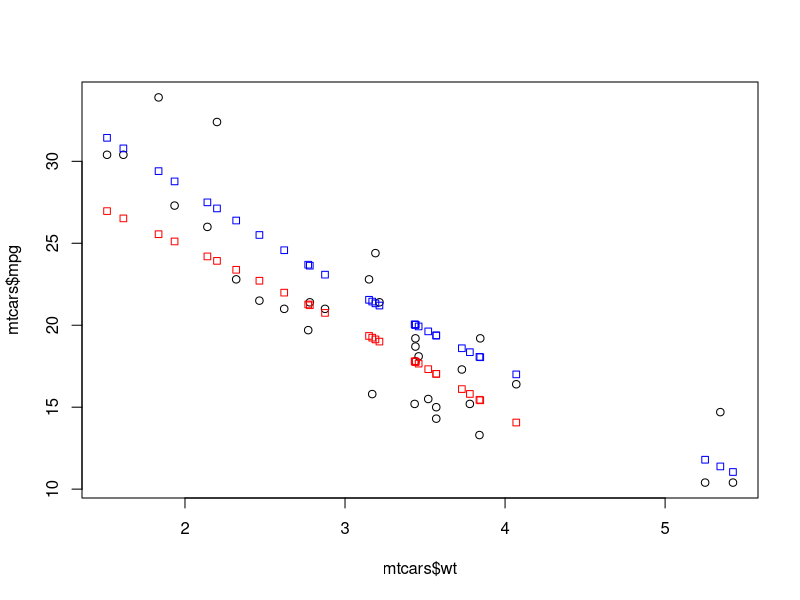

Generate this figure with R:
## Q1
library(car)
x <- c(0.61, 0.93, 0.83, 0.35, 0.54, 0.16, 0.91, 0.62, 0.62)
y <- c(0.67, 0.84, 0.6, 0.18, 0.85, 0.47, 1.1, 0.65, 0.36)
fit <- lm(y ~ x)
#  two sided hypothesis test of whether β1 from a linear regression model is 0 or not
linearHypothesis(fit, "x=0")
# or more simply
summary(fit)

## Q2
#  residual standard deviation
summary(fit)

## Q3

data(mtcars)
newdata = data.frame(wt = mean(mtcars$wt))
predict(fit,newdata, interval="confidence")

## Note that the following is not correct 
# -------------------
# with intercept
fit <- lm(mpg ~ wt, data=mtcars)
(ci <- confint(fit))
c(ci[1,1] + mean(mtcars$wt)*ci[2,1],ci[1,2] + mean(mtcars$wt)*ci[2,2])

# without intercept
fit <- lm(mpg ~ wt-1, data=mtcars)
(ci <- confint(fit))
c(mean(mtcars$wt)*ci[1,1],mean(mtcars$wt)*ci[1,2])
# -------------------

## Q4
# What is the weight coefficient interpreted as
# The estimated expected change in mpg per 1,000 lb increase in weight.

## Q5
fit <- lm(mpg ~ wt, data=mtcars)
newdata <- data.frame(wt = 3)
predict(fit, newdata, interval = "confidence")

## Q6
fit <- lm(mpg ~ wt, data=mtcars)
(ci <- confint(fit))
ci[1,1]+2*ci[2,1]-ci[1,1] 

## some more for plotting purposes
## the confidence interval for the prediction depends on the point where we make the prediction
## so the width of this interval varies with the wt variable
fit <- lm(mpg ~ wt, data=mtcars)
pred <- predict(fit,interval="confidence")
plot(mtcars$wt,mtcars$mpg)
points(mtcars$wt, pred[,2], col = 'red', pch = 22,lty=2)
points(mtcars$wt, pred[,3], col = 'blue', pch = 22, lty=2) 

## Q7
# If my X from a linear regression is measured in centimeters and I convert it to meters what would happen to the slope coefficient?
# It would get multiplied by 100.

## Q8
## I have an outcome, Y, and a predictor, X and fit a linear regression model with Y=β0+β1X+ϵ to obtain β^0 and β^1. What would be the consequence to the subsequent slope and intercept if I were to refit the model with a new regressor, X+c for some constant, c?

# The new intercept would be β^0−cβ^1
# Proof:
# # Y=β0+β1X+ϵ = β0w+β1w (X+c) => β1w = β1; β0w + β1w*c = β0, so the new intercept β0w = β0-β1*c 
## Q9
fit <- lm(mpg ~ wt,data=mtcars)
fit0 <- lm(mpg ~ 1,data=mtcars)
summary(fit)
summary(fit0)

sum(fit$residuals^2)/sum(fit0$residuals^2)

## Q10
# Do the residuals always have to sum to 0 in linear regression?
# If an intercept is included, then they will sum to 0.
